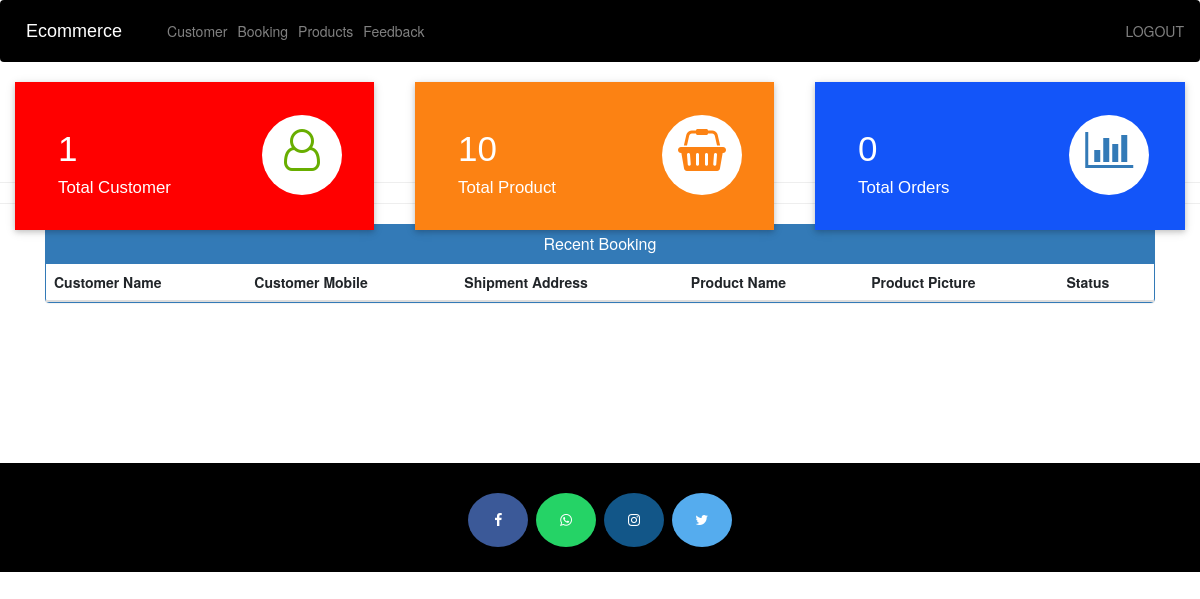
Before: /admin-dashboard (signed in) with the older database file.
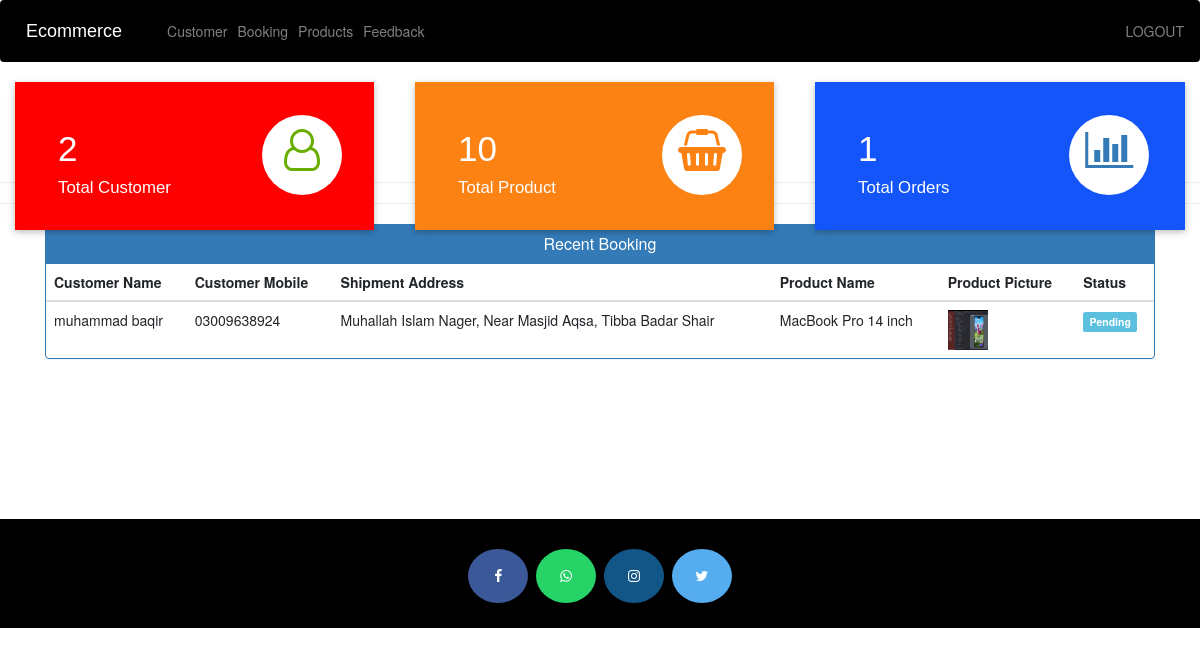
After: the same page with the newer database file.
### ecom/models.py (models this page shows, shortened)
class Customer(models.Model):
    user = models.OneToOneField(User, on_delete=models.CASCADE)
    profile_pic = models.ImageField(upload_to='profile_pic/CustomerProfilePic/', null=True, blank=True)
    address = models.CharField(max_length=40)
    mobile = models.CharField(max_length=20, null=False)
    @property
    def get_name(self):
        return self.user.first_name + " " + self.user.last_name

class Orders(models.Model):
    STATUS = (
        ('Pending', 'Pending'),
        ('Order Confirmed', 'Order Confirmed'),
        ('On The Way', 'On The Way'),
        ('Delivered', 'Delivered'),
    )
    customer = models.ForeignKey('Customer', on_delete=models.CASCADE, null=True)
    product = models.ForeignKey('Product', on_delete=models.CASCADE, null=True)
    email = models.CharField(max_length=50, null=True)
    address = models.CharField(max_length=500, null=True)
    mobile = models.CharField(max_length=20, null=True)
    order_date = models.DateField(auto_now_add=True, null=True)
    status = models.CharField(max_length=50, null=True, choices=STATUS)

class Product(models.Model):
    name = models.CharField(max_length=40)
    category = models.ForeignKey(Category, on_delete=models.CASCADE, null=True, blank=True)
    brand = models.ForeignKey(Brand, on_delete=models.CASCADE, null=True, blank=True)
    product_image = models.ImageField(upload_to='product_image/', null=True, blank=True)
    price = models.PositiveIntegerField()
    description = models.CharField(max_length=40)

### ecom/views.py (the view)
# urls.py: path('admin-dashboard', views.admin_dashboard_view, name='admin-dashboard'),
@login_required(login_url='admin_login')
def admin_dashboard_view(request):
    customercount = Customer.objects.all().count()
    productcount = Product.objects.all().count()
    ordercount = Orders.objects.all().count()
    orders = Orders.objects.all()
    ordered_products = []
    ordered_bys = []
    for order in orders:
        ordered_product = Product.objects.all().filter(id=order.product.id)
        ordered_by = Customer.objects.all().filter(id=order.customer.id)
        ordered_products.append(ordered_product)
        ordered_bys.append(ordered_by)
    mydict = {
        'customercount': customercount,
        'productcount': productcount,
        'ordercount': ordercount,
        'data': zip(ordered_products, ordered_bys, orders),
    }
    return render(request, 'ecom/admin_dashboard.html', context=mydict)

### templates/ecom/admin_dashboard.html (shortened to what this page needs)
{% extends 'ecom/admin_base.html' %}
{% load static %}
{% block content %}
{%include 'ecom/admin_dashboard_cards.html'%}
<div class="container recent-booking" >
    <div class="panel panel-primary" >
      <div class="panel-heading" style="text-align:center;">
        <h6 class="panel-title">Recent Booking</h6>
      </div>
      <table class="table table-hover" id="dev-table">
        <thead>
          <tr>
            <th>Customer Name</th>
            <th>Customer Mobile</th>
            <th>Shipment Address</th>
            <th>Product Name</th>
            <th>Product Picture</th>
            <th>Status</th>
          </tr>
        </thead>
        {% for product,customer,order in data %}
        <tr>
          {% for c in customer %}
          <td> {{c.get_name}}</td>
          <td>{{c.mobile}}</td>
          <td>{{order.address}}</td>
          {% endfor %}
          {% for p in product %}
          <td> {{p.name}}</td>
          <td> <img src="{% static p.product_image.url %}" alt="Profile Pic" height="40px" width="40px" /></td>
          {% if order.status == 'Pending'%}
          <td> <span class="label label-info">{{order.status}}</span></td>
          {% elif order.status == 'Delivered' %}
          <td> <span class="label label-success">{{order.status}}</span></td>
          {% elif order.status == 'Out for Delivery' %}
          <td> <span class="label label-warning">{{order.status}}</span></td>
          {%else%}
            <td> <span class="label label-primary">{{order.status}}</span></td>
          {%endif%}
          {% endfor %}
        </tr>
        {% endfor %}
      </table>
  </div>
</div>
<br><br><br><br><br><br><br>
{% endblock content %}

Changed rows visible on the page:
added Orders: address "Muhallah Islam Nager, Near Masjid Aqsa, Tibba Badar Shair", status "Pending"
added Customer: get_name "muhammad baqir", mobile "03009638924"
now on this page (row unchanged): Product: name "MacBook Pro 14 inch", product_image (picture)
Other visible differences:
{{ customercount }}: "1" → "2"
{{ ordercount }}: "0" → "1"
